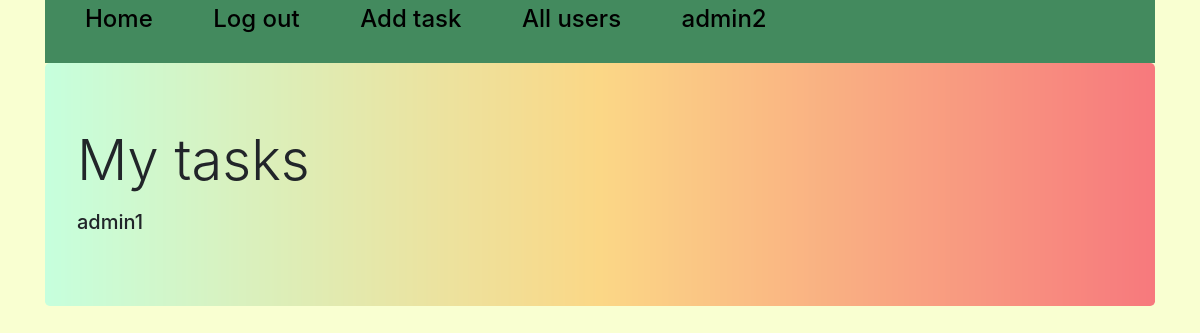
The page /all_tasks/1 (signed in) on the database as committed earlier.
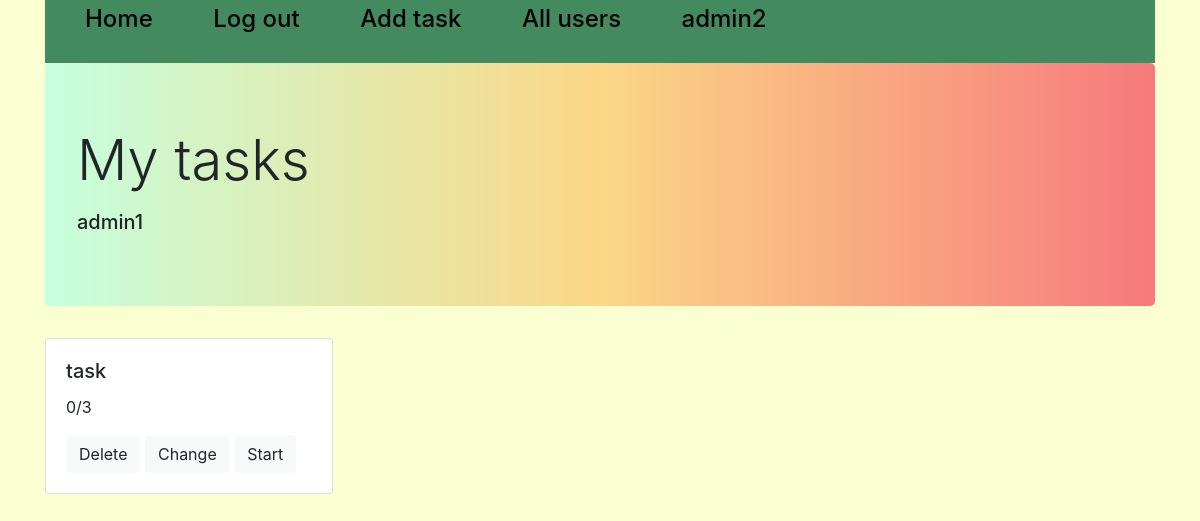
The same page on the database as committed later.
### tables this page shows
CREATE TABLE users 
                            (id INTEGER PRIMARY KEY AUTOINCREMENT, 
                             user_name VARCHAR(50),
                             password_hash VARCHAR(128)
                             );

CREATE TABLE tasks
                                    (id INTEGER PRIMARY KEY AUTOINCREMENT,
                                     title VARCHAR(100),
                                     content VARCHAR(10000),
                                     choices VARCHAR(1000),
                                     correct_choice VARCHAR(100),
                                     user_id INTEGER 
                             );

### mainpage.py (the view)
@app.route('/all_tasks/<int:id>', methods=['GET', 'POST'])
def all_tasks(id):
    all, username = '', ''
    if 'username' not in session:
        return redirect('/login')
    if id != 0 and session['user_id'] in [1, 2]:
        all = tasks_model.get_all(id)
        username = users_base.get(id)[1]
    else:
        id = 0
    if id == 0:
        all = tasks_model.get_all(session['user_id'])
        username = ''
    titles = [x[1] for x in all]
    n = range(len(titles))
    ides_tasks = [x[0] for x in all]
    session['task_id'] = ides_tasks
    session['titles'] = titles
    contents = [i.split('\n') for i in [x[2] for x in all]]
    session['contents'] = contents
    choices = [i.split('\n') for i in [x[3] for x in all]]
    choices1 = []
    arr = []
    for i in choices:
        for j in i:
            arr.append(j.split())
        choices1.append(arr)
        arr = []
    session['choices'] = choices1
    correct_choices = [x[4].split('\n') for x in all]
    session['correct'] = correct_choices
    sc = scores.get_all()
    scores_id = [i[-1] for i in sc]
    scores1 = []
    for i in ides_tasks:
        if i in scores_id:
            n_correct = sc[scores_id.index(i)][-2]
            n_all = sc[scores_id.index(i)][-3]
        else:
            n_correct = 0
            n_all = len(session['contents'][ides_tasks.index(i)])
        scores1.append(str(n_correct) + '/' + str(n_all))
    session['scores'] = scores1
    return render_template('tasks.html', flag=True, n=n, name=username)

### DB.py (called while the page is built)
    def get(self, user_id):
        cursor = self.connection.cursor()
        cursor.execute("SELECT * FROM users WHERE id = ?", (str(user_id),))
        row = cursor.fetchone()
        return row

    def get_all(self, user_id=None):
        cursor = self.connection.cursor()
        if user_id:
            cursor.execute("SELECT * FROM tasks WHERE user_id = ?", (str(user_id),))
        else:
            cursor.execute("SELECT * FROM tasks")
        rows = cursor.fetchall()
        return rows

    def get_all(self, task_id=None):
        cursor = self.connection.cursor()
        if task_id:
            cursor.execute("SELECT * FROM scores WHERE task_id = ?", (str(task_id),))
        else:
            cursor.execute("SELECT * FROM scores")
        rows = cursor.fetchall()
        return rows

### templates/tasks.html (shortened to what this page needs)
{% extends "base.html" %}
{% block content %}
<div class="container">
    <div class="jumbotron" style="background-image: url(/static/gradientyellow.jpg); background-size: 100%;">
        <h1 class="display-4">My tasks</h1>
        <p class="lead">
        <h5>{{name}}</h5>
    </div>
    {% if flag %}
    {% for i in n%}
    <div class="card" name={{i}} value={{i}} style="width: 18rem;">
        <div class="card-body">
            <h5 class="card-title">{{session['titles'][i]}}</h5>
            <p class="card-text">{{session['scores'][i]}}</p>
            {% if session['user_id'] == 1 or session['user_id'] == 2 %}
            <a href="/delete/{{session['task_id'][i]}}" class="btn btn-light">Delete</a>
            <a href="/add_task/{{session['titles'][i]}}" class="btn btn-light">Change</a>
            {% endif %}
            <a href="/task/{{i}}" class="btn btn-light">Start</a>
        </div>
    </div>
    {% endfor %}
    {% endif %}
</div>
{% endblock %}

### templates/base.html (shortened to what this page needs)
<!DOCTYPE html>
<html lang="en">
<head>
    <link rel="stylesheet" href="https://stackpath.bootstrapcdn.com/bootstrap/4.3.1/css/bootstrap.min.css"
>
</head>
<body>
<div class="top_line">
    <div class="container">
        <div class="col-md-12">
            <div class="row">
                <div class="top_nav" style="background-color: #438a5e;">
                    <ul>
                        {% if "username" in session %}
                        <li><a class="navbar-brand" href="/homepage"><h4>Home</h4></a></li>
                        <li><a class="navbar-brand" href="/login"><h4>Log out</h4></a></li>
                        {% if session['user_id'] == 1 or session['user_id'] == 2 %}
                        <li><a class="navbar-brand" href="/add_task/''"><h4>Add task</h4></a></li>
                        <li><a class="navbar-brand" href="/all_users"><h4>All users</h4></a></li>
                        {% endif %}
                        <li><a class="navbar-brand" href="/logout"><h4>{{session['username']}}</h4></a></li>
                        {% endif %}
                    </ul>
                </div>
            </div>
        </div>
    </div>
</div>
{% block content %}{% endblock %}
</body>
</html>

### templates/base.html (style rules this page uses)
body { background-color: #f9ffd1; }
.top_nav { width: 100%; }
.top_nav ul li { list-style-type: none; display: inline-block; vertical-align: center; padding-right: 40px; }
.top_nav a { color: black; }

Rows that differ between the two databases and show on the page:
added tasks: title "task"
Other text that changed with them:
new list line: "0/3 Delete Change Start"
